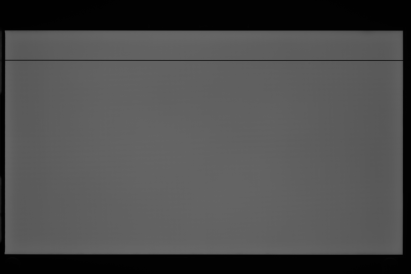
//> input picture DL_Defect/3.bmp, 411 x 274 px
$ ./main   (built with g++ and OpenCV 4)
//> lines starting //> are read from the running program, lines starting //| are printed output that depends on the picture; after the words box and inside, x2 and y2 are one past the last pixel; in counts of white or black regions, pixels touching at a corner belong together
#include <opencv2/opencv.hpp>
using namespace cv;
using namespace std;
int main(int argc, char** argv)
{
	const char* filename = "3.bmp";
	Mat img = imread(filename);
//> img is the input picture: 274 rows x 411 cols, CV_8UC3; min 1, max 103, mean 75.8
	if (img.empty())
	{
		cout << "can not open " << filename << endl;
		return -1;
	}

	Mat imgGray;
	//把彩色图转换为黑白图像
	cvtColor(img, imgGray, COLOR_BGR2GRAY);
	GaussianBlur(imgGray, imgGray, Size(3, 3), 0, BORDER_CONSTANT);
//> imgGray: 274 rows x 411 cols, CV_8UC1; min 1, max 103, mean 75.8

	cv::Mat edgeXMat, edgeYMat, edgeMat, edgeDL1, edgeDL2, edgeDL;
	//x方向边缘
	Sobel(imgGray, edgeXMat, CV_16S, 1, 0, 3, 1, 0, BORDER_CONSTANT);
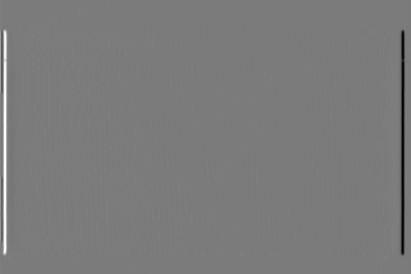
//> edgeXMat: 274 rows x 411 cols, CV_16SC1; min -260, max 275, mean -0.1; drawn with min black and max white
	//y方向边缘
	Sobel(imgGray, edgeYMat, CV_16S, 0, 1, 3, 1, 0, BORDER_CONSTANT);
	//convertScaleAbs(edgeXMat, edgeXMat);//将图片转化成为8位图形进行显示
	//convertScaleAbs(edgeYMat, edgeYMat);
	edgeYMat = abs(edgeYMat);
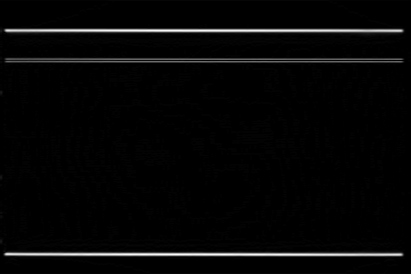
//> edgeYMat: 274 rows x 411 cols, CV_16SC1; min 0, max 292, mean 7.6; drawn with min black and max white
	subtract(edgeXMat, edgeYMat, edgeMat, Mat(), -1);
	convertScaleAbs(edgeMat, edgeMat);
//> edgeMat: 274 rows x 411 cols, CV_8UC1

	GaussianBlur(edgeMat, edgeMat, Size(3, 3), 0, BORDER_CONSTANT);
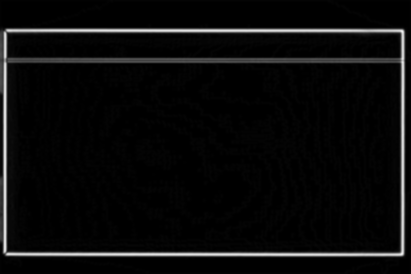
//> edgeMat: 274 rows x 411 cols, CV_8UC1; min 0, max 239, mean 10.9
	//双阈值
	threshold(edgeMat, edgeDL1, 51, 255, THRESH_BINARY);
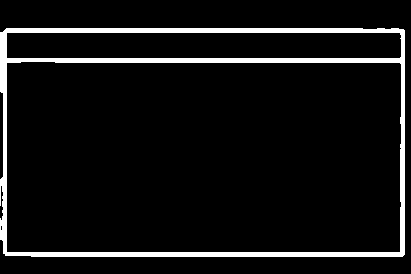
//> edgeDL1: 274 rows x 411 cols, CV_8UC1; 7.2% white; 1 white region, box (x1, y1, x2, y2) and area: (0, 28, 405, 257) 8061
	threshold(edgeMat, edgeDL2, 90, 255, THRESH_BINARY_INV);
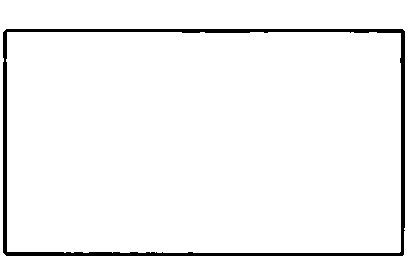
//> edgeDL2: 274 rows x 411 cols, CV_8UC1; 96.1% white; 1 black region, box (x1, y1, x2, y2) and area: (3, 29, 405, 256) 4367

	cv::bitwise_and(edgeDL1, edgeDL2, edgeDL);
//> edgeDL: 274 rows x 411 cols, CV_8UC1; 3.3% white; 36 white regions (26 under 20 px)

	Mat kernel = getStructuringElement(MORPH_RECT, Size(3, 3), Point(-1, -1));     // 构建形态学操作的结构元
	//morphologyEx(edgeDL, edgeDL, MORPH_OPEN, kernel, Point(-1, -1));                 //开操作

	erode(edgeDL, edgeDL, kernel, Point(-1, -1), 1, 0, BORDER_DEFAULT);
	dilate(edgeDL, edgeDL, kernel, Point(-1, -1), 1, 0, BORDER_DEFAULT);
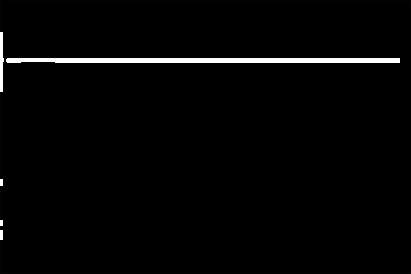
//> edgeDL: 274 rows x 411 cols, CV_8UC1; min 0, max 255, mean 5

	vector<vector<Point>> contours;
	vector<Vec4i> hireachy;
	findContours(edgeDL, contours, hireachy, RETR_CCOMP, CHAIN_APPROX_SIMPLE, Point());
//> contours = 3 contours; box (x1, y1, x2, y2) and area: (0, 0, 411, 274) 111930, (0, 0, 411, 274) 111762, (6, 58, 400, 63) 1537; hireachy = 3 items: [1, -1, -1, -1], [-1, 0, 2, -1], [-1, -1, -1, 1]

	RotatedRect rect;
	Point2f P[4];
	for (auto t = 0; t < contours.size(); ++t)
	{
		//drawContours(img, contours, t, Scalar(0,0,255), -1, 8, Mat(), 0, Point());
		rect = minAreaRect(contours.at(t));
		rect.points(P);
		for (int j = 0; j <= 3; j++)
		{
		line(img, P[j], P[(j + 1) % 4], Scalar(255), 1);
		}
	}
//> this loop made 3 passes
//> (rect, P) on passes 1 to 3: (centre (202.5, 60), size (4, 393), angle -90, 4 Points (x, y): [399, 62], [6, 62], [6, 58], [399, 58]), (centre (205, 136.5), size (273, 410), angle -90, 4 Points (x, y): [410, 273], [0, 273], [0, 0], [410, 0]), (centre (205, 136.5), size (273, 410), angle -90, 4 Points (x, y): [410, 273], [0, 273], [0, 0], [410, 0])
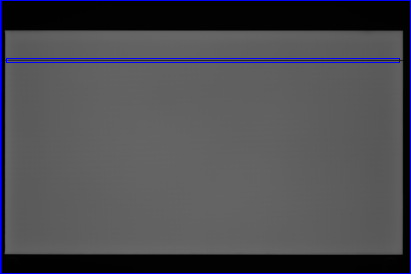
//> img: 274 rows x 411 cols, CV_8UC3; 1.92% of pixels changed, all inside (x1, y1, x2, y2) = (0, 0, 411, 274)
	waitKey();
	return 0;
}
